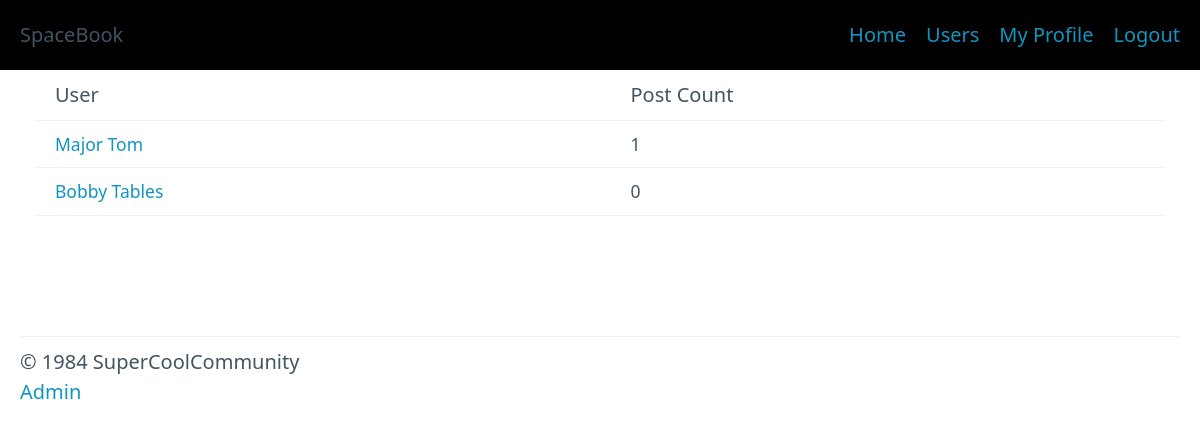
Page /app/page.php (signed in) on the earlier database version.
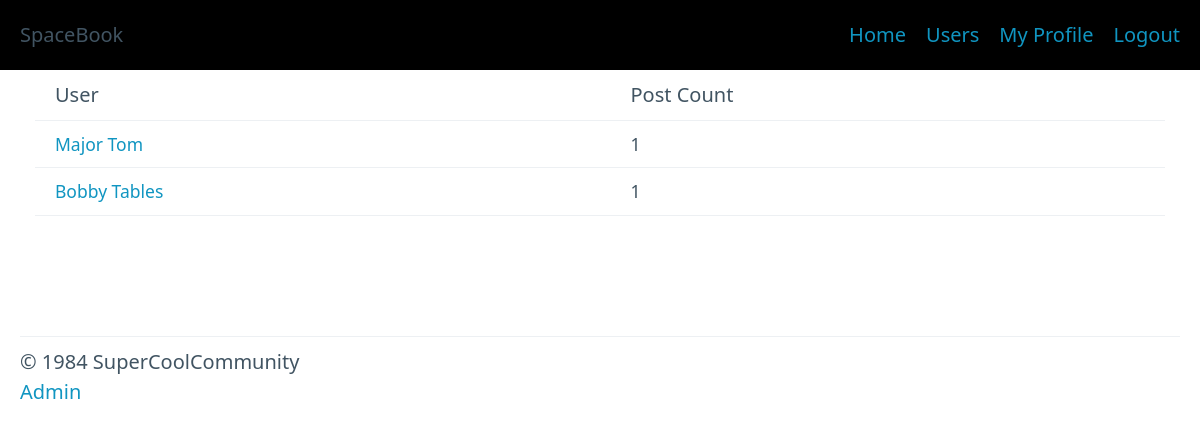
Same page on the later database version.
### tables this page shows
CREATE TABLE `users` (
  `userid` int(11) NOT NULL,
  `username` varchar(75) NOT NULL,
  `fullname` varchar(100) NOT NULL,
  `password` varchar(40) NOT NULL,
  `description` text NOT NULL
);

### app/includes/head.php (called while the page is built, shortened)
<?php
$config_json = file_get_contents("./config.json");
$config = json_decode($config_json);
?>

### app/page.php (the view, shortened to what this page needs)
<?php include 'includes/head.php' ?>
<?php include 'includes/header.php' ?>
<div class="container-fluid">
    <?php include("includes/database.php"); ?>
    <?php
        $username = "";
    ?>
    <div class="container">
    <?php
        if ($username != "") {
            echo "<article>";
            $query = "SELECT * FROM users WHERE username='" . $username . "'";
            $result = $mysqli->query($query);
            if ($result->num_rows > 0) {
                $user_data = $result->fetch_assoc();
                $user_id = $user_data['userid'];
                echo "<div id='profile-top'>";
                echo "<h1>" . $user_data['fullname'] . "</h1>";
                echo "<h3>" . $user_data['username'] . "</h2>";
                echo "<div id='description'>" . $user_data['description'] . "</div>";
                echo "</div>";
            } else {
                echo "User not found!";
            }
            echo "</article>";
        } else {
            $users = $mysqli->query("SELECT * FROM users");
            echo "<table id='user-table'>\n<tr><th>User</th><th>Post Count</th></tr>\n";
            while ($row = $users->fetch_assoc()) {
                $user = $row['username'];
                $fullname = $row['fullname'];
                echo "<tr><td><a href='page.php?u=$user'>$fullname</a></td>";
                $query = "SELECT * FROM posts WHERE userid=" . $row['userid'];
                $posts_result = $mysqli->query($query);
                echo "<td>" . $posts_result->num_rows . "</td>";
                echo "</tr>\n";
            }
            echo "</table>";
        }
    ?>
    </div>
</div>
<?php include 'includes/footer.php' ?>

### app/includes/header.php (shortened to what this page needs)
<!DOCTYPE html>
<html>
<head>
    <link rel="stylesheet" href="static/pico.min.css">
    <link rel="stylesheet" href="static/site.css">
</head>
<body>
    <nav class="container-fluid topnav">
        <ul>
            <li><?php echo $config->community_name; ?></li>
        </ul>
        <ul>
            <li><a href="index.php">Home</a></li>
            <li><a href="page.php">Users</a></li>
            <?php
                if (array_key_exists('logged_in', $_SESSION) && $_SESSION['logged_in'] === true) {
                    echo "<li><a href='me.php'>My Profile</a></li>";
                    echo "<li><a href='logout.php'>Logout</a></li>";
                } else {
                    echo "<li><a href='login.php'>Login</a></li>";
                    echo "<li><a href='signup.php' role='button'>Sign Up</a></li>";
                }
            ?>
        </ul>
    </nav>

### app/includes/footer.php
<footer class="container-fluid">
    <hr>
    &copy; 1984 SuperCoolCommunity<br>
    <a href="admin.php">Admin</a>
</footer>
</body>
</html>

### app/static/site.css (style rules this page uses)
nav.topnav { background-color: black; }

Differences in the rows shown:
changed users "Bobby Tables": num_rows "0" → "1"
